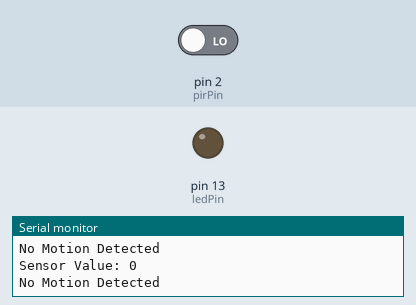
Bench run of a sketch on a simulated Arduino Uno, built with avr-gcc and run on an emulated ATmega328P. Parts: output pins drawn as LEDs (lit = HIGH), the last lines printed to the serial monitor. Inputs (shaded band) come from the test bench; at power-on: pin 2 (pirPin) LOW.

Above: at 4.2 s.
4.3 s: pin 2 (pirPin) driven HIGH
At 6.2 s:
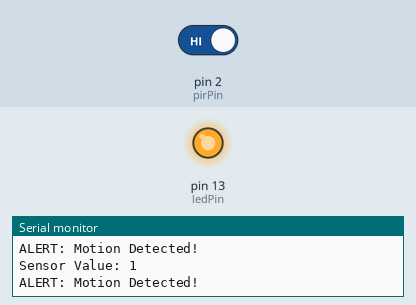
6.5 s: pin 2 (pirPin) driven LOW
At 7.7 s:
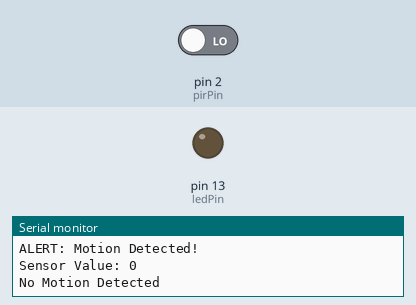
Timing chart, 0 to 9.5 s (numbered marks = the images above; inputs shaded):
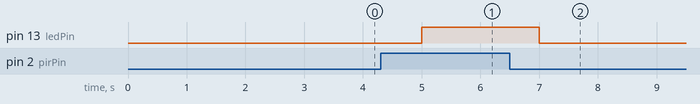

Measured:
- after the input at 4.3 s, pin 13 (ledPin): LOW → HIGH after 0.70 s
- after the input at 6.5 s, pin 13 (ledPin): HIGH → LOW after 0.50 s

The sketch:

task2.ino
```cpp
// Embedded Systems Lab - Sensor Interfacing
// Motion Detection System using PIR Sensor

int pirPin = 2;      // PIR sensor OUT pin
int ledPin = 13;     // External LED pin
int motionValue;     // Variable to store sensor value

void setup() {
  pinMode(pirPin, INPUT);      // PIR as input
  pinMode(ledPin, OUTPUT);     // LED as output
  Serial.begin(9600);          // Start Serial Monitor

  Serial.println("=== Motion Detection System Started ===");
  delay(3000);  // PIR warm-up time
}

void loop() {

  // Read input from sensor
  motionValue = digitalRead(pirPin);

  //  Display sensor value on Serial Monitor
  Serial.print("Sensor Value: ");
  Serial.println(motionValue);

  // Trigger action when threshold passes
  // Threshold for PIR is HIGH (1)
  if (motionValue == HIGH) {

    digitalWrite(ledPin, HIGH);   // Turn LED ON
    Serial.println("ALERT: Motion Detected!");

  } else {

    digitalWrite(ledPin, LOW);    // Turn LED OFF
    Serial.println("No Motion Detected");
  }

  delay(1000);   // Small delay for stability
}
```
